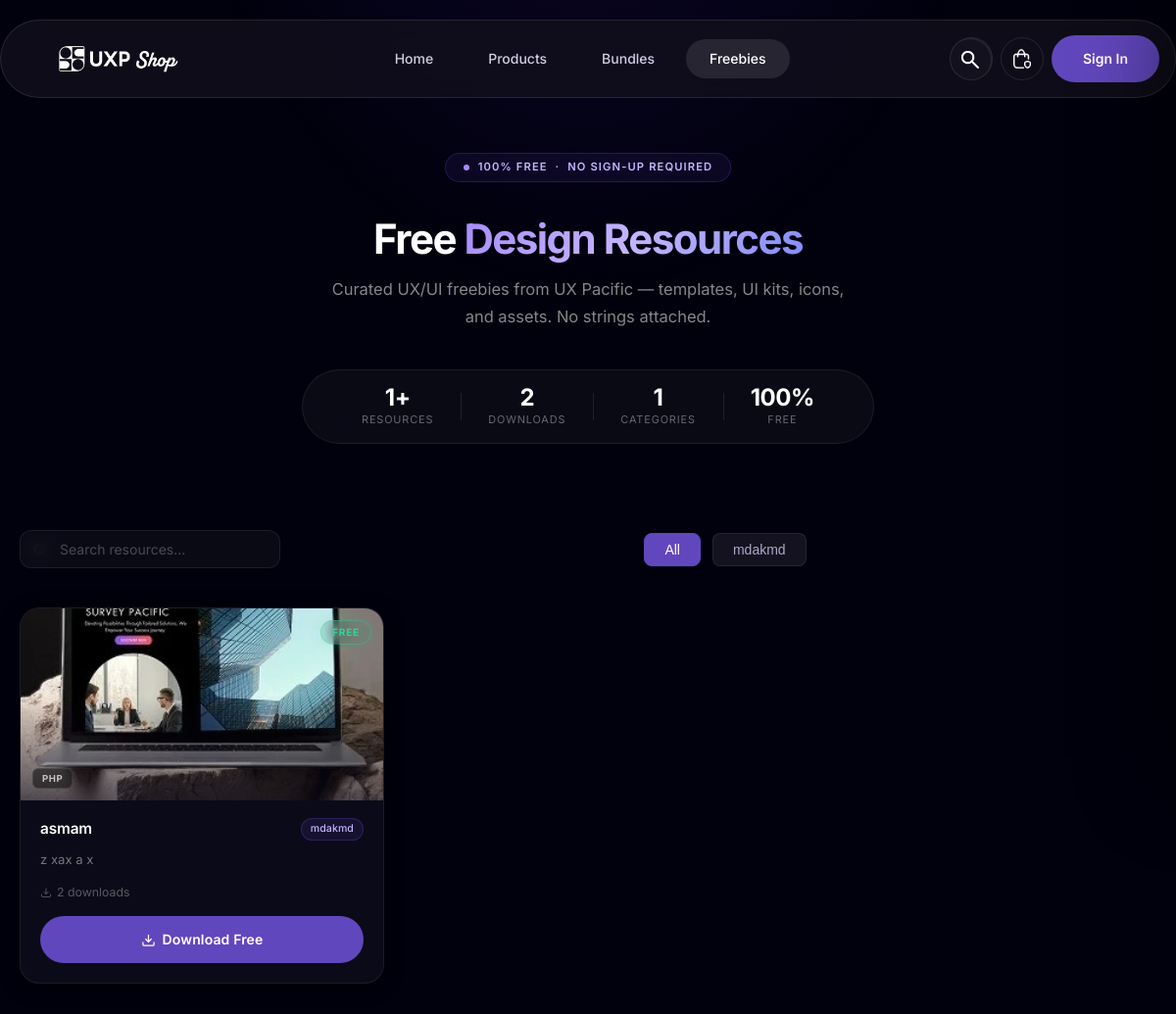
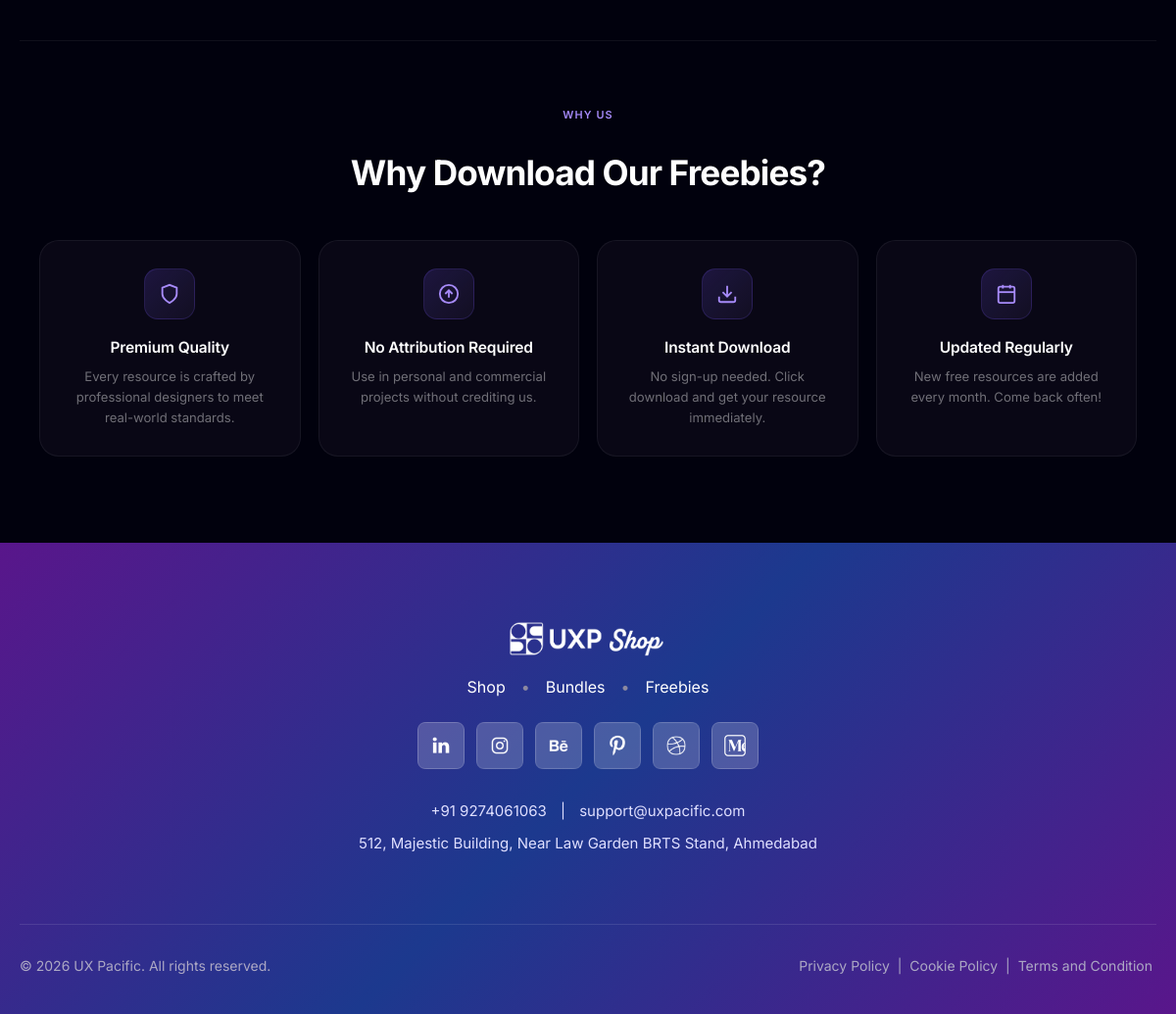
Screenshot of /freebies.php with the database file from the repository (2 pictures, top to bottom).
### tables this page shows
CREATE TABLE `freebies` (
  `id` int(11) NOT NULL,
  `name` varchar(255) NOT NULL,
  `slug` varchar(255) NOT NULL,
  `description` text DEFAULT NULL,
  `category` varchar(100) DEFAULT 'General',
  `image` varchar(500) DEFAULT '',
  `file_url` varchar(500) DEFAULT '',
  `is_active` tinyint(1) NOT NULL DEFAULT 1,
  `is_featured` tinyint(1) NOT NULL DEFAULT 0,
  `sort_order` int(11) NOT NULL DEFAULT 0,
  `download_count` int(11) NOT NULL DEFAULT 0,
  `created_at` timestamp NOT NULL DEFAULT current_timestamp(),
  `updated_at` timestamp NOT NULL DEFAULT current_timestamp() ON UPDATE current_timestamp()
);

### freebies.php (the view, shortened to what this page needs)
<?php
require_once 'includes/config.php';
$freebies = [];
$result = $conn->query(
    'SELECT * FROM freebies WHERE is_active = 1 ORDER BY is_featured DESC, sort_order ASC, id DESC'
);
if ($result) {
    while ($row = $result->fetch_assoc()) {
        $freebies[] = $row;
    }
}
$categories = ['All'];
foreach ($freebies as $f) {
    $cat = $f['category'] ?? 'General';
    if ($cat && !in_array($cat, $categories)) {
        $categories[] = $cat;
    }
}
$totalCount    = count($freebies);
$downloadTotal = array_sum(array_column($freebies, 'download_count'));
?>
<!DOCTYPE html>
<html lang="en">
<head>
    <link rel="stylesheet" href="style.css" />
    <link rel="stylesheet" href="assets/css/freebies.css" />
</head>
<body class="freebies-page">
<div class="page">
    <?php include 'includes/header.php'; ?>
    <main class="main">
        <section class="shop-all-header freebies-hero-section">
            <div class="fh-eyebrow-wrap">
                <span class="fh-eyebrow"><span class="fh-eyebrow-dot"></span>100% Free &nbsp;·&nbsp; No Sign-up Required</span>
            </div>
            <h1 class="shop-all-title">Free <span>Design Resources</span></h1>
            <p class="shop-all-subtitle">
                Curated UX/UI freebies from UX Pacific — templates, UI kits, icons, and assets. No strings attached.
            </p>
            <div class="freebies-stats">
                <div class="freebies-stat">
                    <span class="freebies-stat-num"><?php echo $totalCount; ?>+</span>
                    <span class="freebies-stat-label">Resources</span>
                </div>
                <div class="freebies-stat">
                    <span class="freebies-stat-num"><?php echo number_format($downloadTotal); ?></span>
                    <span class="freebies-stat-label">Downloads</span>
                </div>
                <div class="freebies-stat">
                    <span class="freebies-stat-num"><?php echo max(count($categories) - 1, 0); ?></span>
                    <span class="freebies-stat-label">Categories</span>
                </div>
                <div class="freebies-stat">
                    <span class="freebies-stat-num">100%</span>
                    <span class="freebies-stat-label">Free</span>
                </div>
            </div>
        </section>
        <section class="top-products shop-listing">
            <div class="freebies-toolbar">
                <div class="freebies-search-wrap">
                    <svg viewBox="0 0 24 24" fill="none" stroke="currentColor" stroke-width="2">
                        <circle cx="11" cy="11" r="8"/><line x1="21" y1="21" x2="16.65" y2="16.65"/>
                    </svg>
                    <input
                        type="text"
                        class="freebies-search"
                        id="freebies-search"
                        placeholder="Search resources…"
                        oninput="filterFreebies()"
                    />
                </div>
                <div class="product-filters freebies-filter-row" id="freebies-filters">
                    <?php foreach ($categories as $cat): ?>
                        <button
                            class="filter-btn<?php echo $cat === 'All' ? ' active' : ''; ?>"
                            data-cat="<?php echo htmlspecialchars($cat, ENT_QUOTES); ?>"
                            onclick="setFreebieCategory(this)"
                        ><?php echo htmlspecialchars($cat); ?></button>
                    <?php endforeach; ?>
                </div>
            </div>
            <div class="products-grid" id="freebies-grid">
                <?php if (empty($freebies)): ?>
                    <div class="marketplace-empty" style="padding:64px 24px;text-align:center;grid-column:1/-1;">
                        <h3 style="font-size:1.3rem;margin-bottom:8px;">No freebies yet</h3>
                        <p style="color:rgba(255,255,255,0.6);margin-bottom:24px;">Check back soon — free design resources are on the way!</p>
                        <a href="shopAll.php" class="btn btn-primary">Browse Products</a>
                    </div>
                <?php else: ?>
                    <?php foreach ($freebies as $f): ?>
                    <?php
                        $img = htmlspecialchars(!empty($f['image']) ? $f['image'] : '');
                        $name = htmlspecialchars($f['name']);
                        $cat = htmlspecialchars($f['category'] ?? 'General');
                        $desc = htmlspecialchars($f['description'] ?? '');
                        $downloads = number_format((int) $f['download_count']);
                        $dlUrl = 'api/freebies/download.php?id=' . (int) $f['id'];
                        $nameLower = htmlspecialchars(strtolower($f['name']), ENT_QUOTES);
                        $descLower = htmlspecialchars(strtolower($f['description'] ?? ''), ENT_QUOTES);
                        $catRaw = htmlspecialchars($f['category'] ?? 'General', ENT_QUOTES);
                        $fileExt = strtolower(pathinfo((string) ($f['file_url'] ?? ''), PATHINFO_EXTENSION));
                        $formatLabel = match($fileExt) {
                            'fig'           => 'Figma',
                            'pdf'           => 'PDF',
                            'zip', 'rar', '7z' => 'ZIP',
                            'png', 'jpg', 'jpeg', 'webp' => 'Image',
                            'svg'           => 'SVG',
                            'xd'            => 'Adobe XD',
                            'sketch'        => 'Sketch',
                            default         => $fileExt ? strtoupper($fileExt) : '',
                        };
                    ?>
                    <article class="prod-card freebie-card"
                             data-name="<?php echo $nameLower; ?>"
                             data-desc="<?php echo $descLower; ?>"
                             data-cat="<?php echo $catRaw; ?>">
                        <div class="prod-img">
                            <?php if ($img): ?>
                                <img src="<?php echo $img; ?>" alt="<?php echo $name; ?>" loading="lazy" onerror="this.src='img/poster.webp'" />
                            <?php else: ?>
                                <img src="img/poster.webp" alt="<?php echo $name; ?>" loading="lazy" />
                            <?php endif; ?>
                            <span class="freebie-free-badge">FREE</span>
                            <?php if ($formatLabel): ?>
                                <span class="freebie-format-badge"><?php echo htmlspecialchars($formatLabel); ?></span>
                            <?php endif; ?>
                        </div>
                        <div class="prod-info">
                            <div class="prod-header">
                                <h3 title="<?php echo $name; ?>"><?php echo $name; ?></h3>
                                <span class="freebie-cat-chip"><?php echo $cat; ?></span>
                            </div>
                            <p class="prod-desc"><?php echo $desc ?: '—'; ?></p>
                            <p class="prod-specs">
                                <svg viewBox="0 0 24 24" fill="none" stroke="currentColor" stroke-width="2" style="width:12px;height:12px;vertical-align:-1px;">
                                    <path d="M21 15v4a2 2 0 0 1-2 2H5a2 2 0 0 1-2-2v-4"/>
                                    <polyline points="7 10 12 15 17 10"/>
                                    <line x1="12" y1="15" x2="12" y2="3"/>
                                </svg>
                                <?php echo $downloads; ?> downloads
                            </p>
                            <div class="prod-actions">
                                <?php if (!empty($f['file_url'])): ?>
                                    <a href="<?php echo $dlUrl; ?>"
                                       class="btn btn-primary freebie-dl-btn">
                                        <svg viewBox="0 0 24 24" fill="none" stroke="currentColor" stroke-width="2" style="width:15px;height:15px;flex-shrink:0;">
                                            <path d="M21 15v4a2 2 0 0 1-2 2H5a2 2 0 0 1-2-2v-4"/>
                                            <polyline points="7 10 12 15 17 10"/>
                                            <line x1="12" y1="15" x2="12" y2="3"/>
                                        </svg>
                                        Download Free
                                    </a>
                                <?php else: ?>
                                    <span class="btn btn-outline freebie-dl-btn freebie-coming-soon">Coming Soon</span>
                                <?php endif; ?>
                            </div>
                        </div>
                    </article>
                    <?php endforeach; ?>
                <?php endif; ?>
            </div>
        </section>
        <section class="top-products freebies-benefits">
            <span class="freebies-benefits-eyebrow">Why us</span>
            <h2 class="freebies-benefits-title">Why Download Our Freebies?</h2>
            <div class="freebies-benefits-grid">
                <div class="freebies-benefit-card">
                    <div class="freebies-benefit-icon">
                        <svg viewBox="0 0 24 24" fill="none" stroke="currentColor" stroke-width="2">
                            <path d="M12 22s8-4 8-10V5l-8-3-8 3v7c0 6 8 10 8 10z"/>
                        </svg>
                    </div>
                    <h3>Premium Quality</h3>
                    <p>Every resource is crafted by professional designers to meet real-world standards.</p>
                </div>
                <div class="freebies-benefit-card">
                    <div class="freebies-benefit-icon">
                        <svg viewBox="0 0 24 24" fill="none" stroke="currentColor" stroke-width="2">
                            <circle cx="12" cy="12" r="10"/>
                            <polyline points="16 12 12 8 8 12"/>
                            <line x1="12" y1="16" x2="12" y2="8"/>
                        </svg>
                    </div>
                    <h3>No Attribution Required</h3>
                    <p>Use in personal and commercial projects without crediting us.</p>
                </div>
                <div class="freebies-benefit-card">
                    <div class="freebies-benefit-icon">
                        <svg viewBox="0 0 24 24" fill="none" stroke="currentColor" stroke-width="2">
                            <path d="M21 15v4a2 2 0 0 1-2 2H5a2 2 0 0 1-2-2v-4"/>
                            <polyline points="7 10 12 15 17 10"/>
                            <line x1="12" y1="15" x2="12" y2="3"/>
                        </svg>
                    </div>
                    <h3>Instant Download</h3>
                    <p>No sign-up needed. Click download and get your resource immediately.</p>
                </div>
                <div class="freebies-benefit-card">
                    <div class="freebies-benefit-icon">
                        <svg viewBox="0 0 24 24" fill="none" stroke="currentColor" stroke-width="2">
                            <rect x="3" y="4" width="18" height="18" rx="2" ry="2"/>
                            <line x1="16" y1="2" x2="16" y2="6"/>
                            <line x1="8" y1="2" x2="8" y2="6"/>
                            <line x1="3" y1="10" x2="21" y2="10"/>
                        </svg>
                    </div>
                    <h3>Updated Regularly</h3>
                    <p>New free resources are added every month. Come back often!</p>
                </div>
            </div>
        </section>
    </main>
    <?php include 'includes/footer.php'; ?>
</div>
</body>
</html>

### rows the page displays
freebies: image (picture), name "asmam", category "mdakmd", description "z xax a x", download_count "2"

### other values shown
$totalCount "1"
$downloadTotal "2"
max(count($categories) - 1, 0) "1"
$cat "All"
$cat "mdakmd"
getenv('SUPPORT_EMAIL') ?: 'support@uxpacific.com' "support@uxpacific.com"
